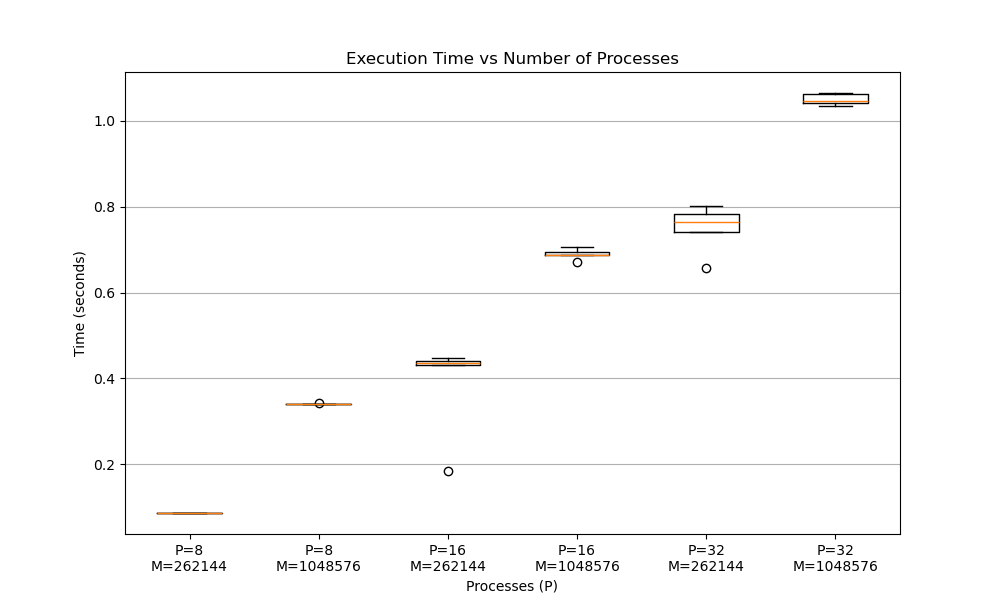

Write the Python code that produced this figure.
import matplotlib.pyplot as plt
import pandas as pd

data = pd.read_csv("timings.txt", sep=r"\s+")

processes = [8, 16, 32]
msg_sizes = [262144, 1048576]

box_data = []
labels = []

for P in processes:
    for M in msg_sizes:
        times = data[(data["P"] == P) & (data["M"] == M)]["time"]
        box_data.append(times)
        labels.append(f"P={P}\nM={M}")

plt.figure(figsize=(10, 6))
plt.boxplot(box_data)
plt.xticks(range(1, len(labels) + 1), labels)
plt.xlabel("Processes (P)")
plt.ylabel("Time (seconds)")
plt.title("Execution Time vs Number of Processes")
plt.grid(axis="y")
plt.savefig("plot.png")
plt.show()
